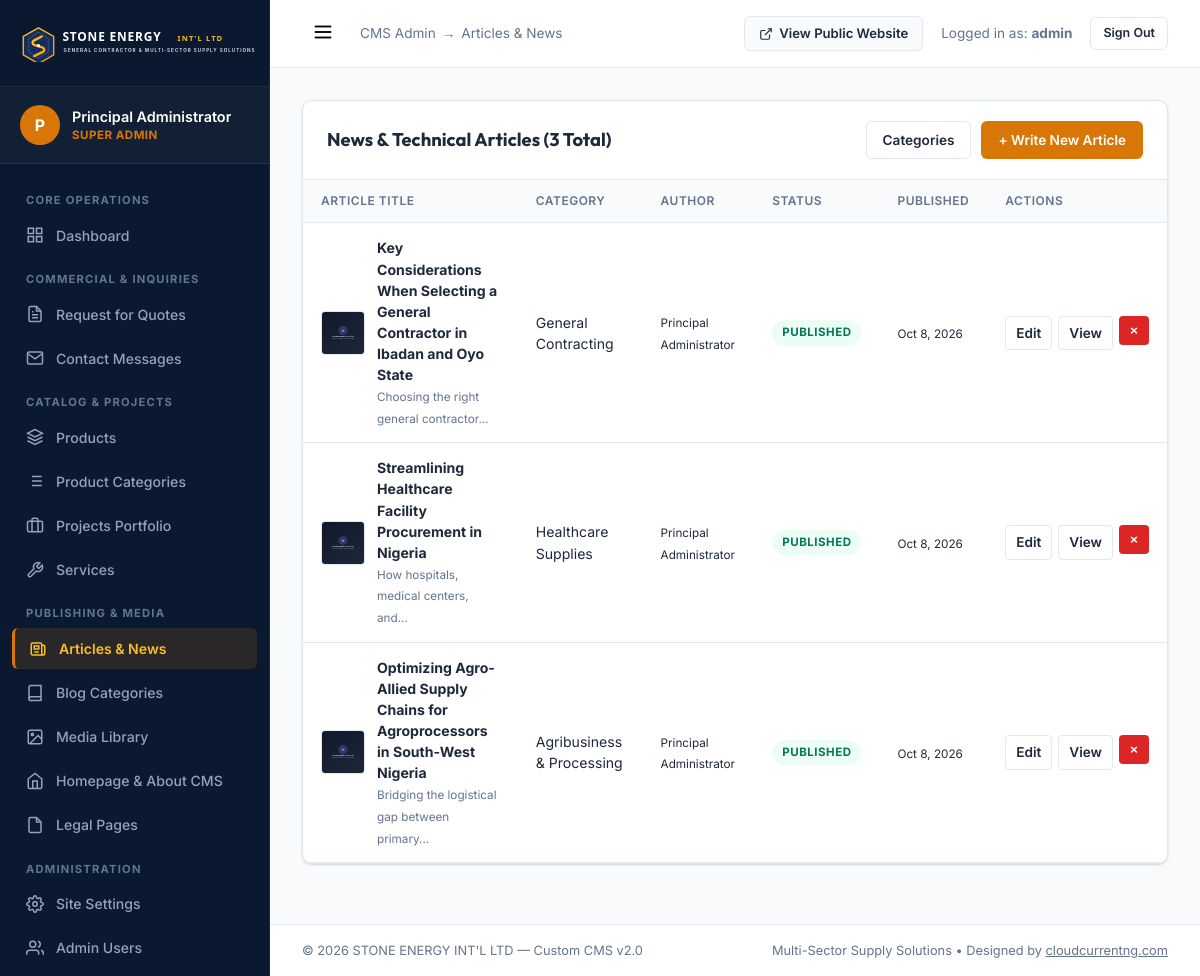
/admin/blog.php (signed in), run on the app's committed database.
### tables this page shows
CREATE TABLE `blog_posts` (
    `id` INT UNSIGNED AUTO_INCREMENT PRIMARY KEY,
    `title` VARCHAR(255) NOT NULL,
    `slug` VARCHAR(255) NOT NULL UNIQUE,
    `excerpt` VARCHAR(400) NOT NULL,
    `content` LONGTEXT NOT NULL,
    `featured_image` VARCHAR(255) DEFAULT NULL,
    `category_id` INT UNSIGNED NOT NULL,
    `author_id` INT UNSIGNED NOT NULL,
    `tags` VARCHAR(255) DEFAULT NULL,
    `seo_title` VARCHAR(255) DEFAULT NULL,
    `seo_description` VARCHAR(300) DEFAULT NULL,
    `status` ENUM('Draft', 'Published', 'Archived') NOT NULL DEFAULT 'Published',
    `published_at` DATETIME DEFAULT CURRENT_TIMESTAMP,
    `created_at` DATETIME NOT NULL DEFAULT CURRENT_TIMESTAMP,
    `updated_at` DATETIME NOT NULL DEFAULT CURRENT_TIMESTAMP ON UPDATE CURRENT_TIMESTAMP,
    INDEX `idx_blog_cat` (`category_id`),
    INDEX `idx_blog_author` (`author_id`),
    INDEX `idx_blog_status` (`status`),
    INDEX `idx_blog_pubdate` (`published_at`),
    CONSTRAINT `fk_blog_cat` FOREIGN KEY (`category_id`) REFERENCES `blog_categories` (`id`) ON DELETE RESTRICT,
    CONSTRAINT `fk_blog_author` FOREIGN KEY (`author_id`) REFERENCES `users` (`id`) ON DELETE RESTRICT
);

CREATE TABLE `blog_categories` (
    `id` INT UNSIGNED AUTO_INCREMENT PRIMARY KEY,
    `name` VARCHAR(100) NOT NULL UNIQUE,
    `slug` VARCHAR(100) NOT NULL UNIQUE,
    `description` VARCHAR(255) DEFAULT NULL,
    `created_at` DATETIME NOT NULL DEFAULT CURRENT_TIMESTAMP
);

CREATE TABLE `users` (
    `id` INT UNSIGNED AUTO_INCREMENT PRIMARY KEY,
    `username` VARCHAR(50) NOT NULL UNIQUE,
    `email` VARCHAR(120) NOT NULL UNIQUE,
    `password_hash` VARCHAR(255) NOT NULL,
    `full_name` VARCHAR(100) NOT NULL,
    `role_id` INT UNSIGNED NOT NULL DEFAULT 4,
    `status` ENUM('active', 'inactive', 'suspended') NOT NULL DEFAULT 'active',
    `avatar` VARCHAR(255) DEFAULT NULL,
    `last_login` DATETIME DEFAULT NULL,
    `created_at` DATETIME NOT NULL DEFAULT CURRENT_TIMESTAMP,
    `updated_at` DATETIME NOT NULL DEFAULT CURRENT_TIMESTAMP ON UPDATE CURRENT_TIMESTAMP,
    INDEX `idx_users_role` (`role_id`),
    INDEX `idx_users_status` (`status`),
    CONSTRAINT `fk_users_role` FOREIGN KEY (`role_id`) REFERENCES `roles` (`id`) ON DELETE RESTRICT
);

CREATE TABLE `site_settings` (
    `id` INT UNSIGNED AUTO_INCREMENT PRIMARY KEY,
    `setting_key` VARCHAR(100) NOT NULL UNIQUE,
    `setting_value` MEDIUMTEXT DEFAULT NULL,
    `setting_group` VARCHAR(50) NOT NULL DEFAULT 'general',
    `label` VARCHAR(150) NOT NULL,
    `field_type` ENUM('text', 'textarea', 'editor', 'image', 'boolean', 'select', 'number') NOT NULL DEFAULT 'text',
    `updated_at` DATETIME NOT NULL DEFAULT CURRENT_TIMESTAMP ON UPDATE CURRENT_TIMESTAMP,
    INDEX `idx_settings_group` (`setting_group`)
);

### config/database.php (called while the page is built, shortened)
<?php
class Database {
    private static ?PDO $instance = null;
    public static function getConnection(): PDO {
        if (self::$instance === null) {
            $host = env('DB_HOST', '127.0.0.1');
            $port = env('DB_PORT', '3306');
            $db   = env('DB_NAME', 'stoneenergy_db');
            $user = env('DB_USER', 'root');
            $pass = env('DB_PASS', '');
            $dsn = "mysql:host={$host};port={$port};dbname={$db};charset=utf8mb4";
            $options = [
                PDO::ATTR_ERRMODE            => PDO::ERRMODE_EXCEPTION,
                PDO::ATTR_DEFAULT_FETCH_MODE => PDO::FETCH_ASSOC,
                PDO::ATTR_EMULATE_PREPARES   => true,
                PDO::MYSQL_ATTR_INIT_COMMAND => "SET NAMES utf8mb4 COLLATE utf8mb4_unicode_ci"
            ];
            try {
                self::$instance = new PDO($dsn, $user, $pass, $options);
            } catch (PDOException $e) {
                error_log("Database Connection Error: " . $e->getMessage());
                if (env('APP_DEBUG', false)) {
                    die("Database connection failed. Please check your database credentials in .env. Technical detail: " . htmlspecialchars($e->getMessage()));
                } else {
                    http_response_code(500);
                    include ROOT_PATH . '500.php';
                    exit;
                }
            }
        }
        return self::$instance;
    }
    public static function query(string $sql, array $params = []): PDOStatement {
        $pdo = self::getConnection();
        $stmt = $pdo->prepare($sql);
        $stmt->execute($params);
        return $stmt;
    }
    public static function fetchAll(string $sql, array $params = []): array {
        $stmt = self::query($sql, $params);
        return $stmt->fetchAll();
    }
}

### core/View.php (called while the page is built, shortened)
<?php
function e(?string $string): string {
    return htmlspecialchars($string, ENT_QUOTES | ENT_SUBSTITUTE, 'UTF-8');
}
function url(string $path = ''): string {
    return BASE_URL . ltrim($path, '/');
}
function admin_url(string $path = ''): string {
    return ADMIN_URL . ltrim($path, '/');
}
function asset(string $path): string {
    $cleanPath = preg_replace('#^assets/#', '', ltrim($path, '/'));
    return ASSETS_URL . $cleanPath;
}
function upload_url(?string $path, string $fallback = 'images/placeholder.svg'): string {
    if (empty($path)) {
        return asset($fallback);
    }
    return BASE_URL . ltrim($path, '/');
}
function format_date(?string $datetime, string $format = 'M j, Y'): string {
    try {
        $dt = new DateTime($datetime);
        return $dt->format($format);
    } catch (Exception) {
        return $datetime;
    }
}
function truncate(string $text, int $limit = 150): string {
    $clean = strip_tags($text);
    $sub = mb_substr($clean, 0, $limit);
    $lastSpace = mb_strrpos($sub, ' ');
    if ($lastSpace !== false) {
        $sub = mb_substr($sub, 0, $lastSpace);
    }
    return $sub . '...';
}

### core/Settings.php (called while the page is built, shortened)
<?php
class Settings {
    private static ?array $settings = null;
    public static function load(): void {
        if (self::$settings === null) {
            self::$settings = [];
            try {
                $rows = Database::fetchAll("SELECT `setting_key`, `setting_value` FROM `site_settings`");
                foreach ($rows as $row) {
                    self::$settings[$row['setting_key']] = $row['setting_value'];
                }
            } catch (Exception $e) {
                error_log("Settings Load Error: " . $e->getMessage());
            }
        }
    }
    public static function get(string $key, string $default = ''): string {
        self::load();
        return self::$settings[$key] ?? $default;
    }
}
function setting(string $key, string $default = ''): string {
    return Settings::get($key, $default);
}

### admin/blog.php (the view, shortened to what this page needs)
<?php
$posts = Database::fetchAll(
    "SELECT b.*, c.name as category_name, u.full_name as author_name
     FROM `blog_posts` b
     JOIN `blog_categories` c ON b.category_id = c.id
     JOIN `users` u ON b.author_id = u.id
     ORDER BY b.published_at DESC"
);
include __DIR__ . '/includes/header.php';
?>
<div class="admin-card">
    <div class="admin-card-header">
        <h3>News &amp; Technical Articles (<?= count($posts) ?> Total)</h3>
        <div style="display: flex; gap: 10px;">
            <a href="<?= admin_url('blog-categories.php') ?>" class="btn-admin btn-admin-outline">
                Categories
            </a>
            <a href="<?= admin_url('blog-edit.php') ?>" class="btn-admin btn-admin-primary">
                + Write New Article
            </a>
        </div>
    </div>
    <div class="table-responsive">
        <table class="admin-table">
            <thead>
                <tr>
                    <th>Article Title</th>
                    <th>Category</th>
                    <th>Author</th>
                    <th>Status</th>
                    <th>Published</th>
                    <th>Actions</th>
                </tr>
            </thead>
            <tbody>
                <?php if (empty($posts)): ?>
                <tr>
                    <td colspan="6" style="text-align: center; color: var(--admin-text-muted); padding: 40px;">
                        No published articles yet.
                    </td>
                </tr>
                <?php else: ?>
                <?php foreach ($posts as $p): ?>
                <tr>
                    <td>
                        <div style="display: flex; align-items: center; gap: 12px;">
                            <img src="<?= upload_url($p['featured_image']) ?>" alt="" style="width: 44px; height: 44px; object-fit: cover; border-radius: 4px; border: 1px solid var(--admin-border);">
                            <div>
                                <strong><?= e($p['title']) ?></strong><br>
                                <small style="color: var(--admin-text-muted);"><?= truncate($p['excerpt'], 45) ?></small>
                            </div>
                        </div>
                    </td>
                    <td><?= e($p['category_name']) ?></td>
                    <td><small><?= e($p['author_name']) ?></small></td>
                    <td>
                        <span class="badge-status <?= ($p['status'] === 'Published') ? 'badge-active' : 'badge-inactive' ?>">
                            <?= e($p['status']) ?>
                        </span>
                    </td>
                    <td><small><?= format_date($p['published_at']) ?></small></td>
                    <td>
                        <div style="display: flex; gap: 6px;">
                            <a href="<?= admin_url('blog-edit.php?id=' . $p['id']) ?>" class="btn-admin btn-admin-outline btn-icon" title="Edit">
                                Edit
                            </a>
                            <a href="<?= url('blog.php?slug=' . urlencode($p['slug'])) ?>" target="_blank" class="btn-admin btn-admin-outline btn-icon" title="View Public Post">
                                View
                            </a>
                            <form action="<?= admin_url('blog.php') ?>" method="POST" style="display: inline;">
                                <button type="submit" class="btn-admin btn-admin-danger btn-icon" data-confirm-delete="Delete article '<?= e($p['title']) ?>'?" title="Delete">
                                    &times;
                                </button>
                            </form>
                        </div>
                    </td>
                </tr>
                <?php endforeach; ?>
                <?php endif; ?>
            </tbody>
        </table>
    </div>
</div>
<?php include __DIR__ . '/includes/footer.php'; ?>

### admin/includes/footer.php (shortened to what this page needs)
        </main>
        <footer style="padding: 16px 32px; background: #fff; border-top: 1px solid var(--admin-border); font-size: 0.8rem; color: var(--admin-text-muted); display: flex; justify-content: space-between; align-items: center;">
            <div>
                &copy; <?= date('Y') ?> <?= e(setting('company_name', "STONE ENERGY INT'L LTD")) ?> &mdash; Custom CMS v2.0
            </div>
            <div>
                Multi-Sector Supply Solutions &bull; Designed by <a href="https://cloudcurrentng.com" target="_blank" rel="noopener" style="color: inherit; text-decoration: underline;">cloudcurrentng.com</a>
            </div>
        </footer>
    </div>
</body>
</html>

### assets/css/admin.css (style rules this page uses)
:root { --admin-sidebar-bg: #0a192f; --admin-sidebar-active: #172a45; --admin-sidebar-text: #94a3b8; --admin-sidebar-hover: #ffffff; --admin-accent: #d97706; --admin-accent-hover: #b45309; --admin-topbar-bg: #ffffff; --admin-body-bg: #f8fafc; --admin-card-bg: #ffffff; --admin-border: #e2e8f0; --admin-text: #1e293b; --admin-text-muted: #64748b; --admin-font: 'Inter', sans-serif; --admin-font-heading: 'Outfit', sans-serif; --admin-shadow: 0 1px 3px 0 rgba(0,0,0,0.1), 0 1px 2px 0 rgba(0,0,0,0.06); --admin-shadow-lg: 0 10px 15px -3px rgba(0,0,0,0.1), 0 4px 6px -2px rgba(0,0,0,0.05); }
*, *::before, *::after { box-sizing: border-box; margin: 0; padding: 0; }
body.admin-body { font-family: var(--admin-font); background-color: var(--admin-body-bg); color: var(--admin-text); line-height: 1.5; display: flex; min-height: 100vh; overflow-x: hidden; }
.admin-card { background: var(--admin-card-bg); border: 1px solid var(--admin-border); border-radius: 10px; box-shadow: var(--admin-shadow); margin-bottom: 28px; overflow: hidden; }
.admin-card-header { padding: 20px 24px; border-bottom: 1px solid var(--admin-border); display: flex; justify-content: space-between; align-items: center; flex-wrap: wrap; gap: 16px; }
.admin-card-header h3 { font-family: var(--admin-font-heading); font-size: 1.15rem; font-weight: 700; color: var(--admin-text); }
.table-responsive { width: 100%; overflow-x: auto; }
.admin-table { width: 100%; border-collapse: collapse; text-align: left; font-size: 0.88rem; }
.admin-table th { background: #f8fafc; padding: 12px 18px; font-weight: 600; color: var(--admin-text-muted); border-bottom: 1px solid var(--admin-border); text-transform: uppercase; font-size: 0.75rem; letter-spacing: 0.5px; }
.admin-table td { padding: 14px 18px; border-bottom: 1px solid var(--admin-border); vertical-align: middle; }
.badge-status { display: inline-block; padding: 4px 10px; border-radius: 20px; font-size: 0.72rem; font-weight: 700; text-transform: uppercase; letter-spacing: 0.5px; }
.badge-active { background: #ecfdf5; color: #047857; }
.btn-admin { display: inline-flex; align-items: center; gap: 6px; padding: 8px 16px; border-radius: 6px; font-size: 0.85rem; font-weight: 600; cursor: pointer; border: 1px solid transparent; text-decoration: none; transition: all 0.2s; }
.btn-admin-primary { background: var(--admin-accent); color: #fff; }
.btn-admin-outline { background: #fff; border-color: var(--admin-border); color: var(--admin-text); }
.btn-admin-danger { background: #dc2626; color: #fff; }
.btn-icon { padding: 6px 10px; border-radius: 4px; }

### data on the page
blog_posts: title "Key Considerations When Selecting a General Contractor in Ibadan and Oyo State", excerpt "Choosing the right general contractor...", category.name "General Contracting", author.full_name "Principal Administrator", status "PUBLISHED", published_at "Oct 8, 2026"
blog_posts: title "Streamlining Healthcare Facility Procurement in Nigeria", excerpt "How hospitals, medical centers, and...", category.name "Healthcare Supplies", author.full_name "Principal Administrator", status "PUBLISHED", published_at "Oct 8, 2026"
blog_posts: title "Optimizing Agro-Allied Supply Chains for Agroprocessors in South-West Nigeria", excerpt "Bridging the logistical gap between primary...", category.name "Agribusiness & Processing", author.full_name "Principal Administrator", status "PUBLISHED", published_at "Oct 8, 2026"
site_settings: setting_value "STONE ENERGY INT'L LTD"

### other printed values
substr($currentUser['full_name'] ?? 'A', 0, 1) "P"
$currentUser['full_name'] "Principal Administrator"
$currentUser['role_name'] "SUPER ADMIN"
$adminSection "Articles & News"
$currentUser['username'] "admin"
count($posts) "3"
